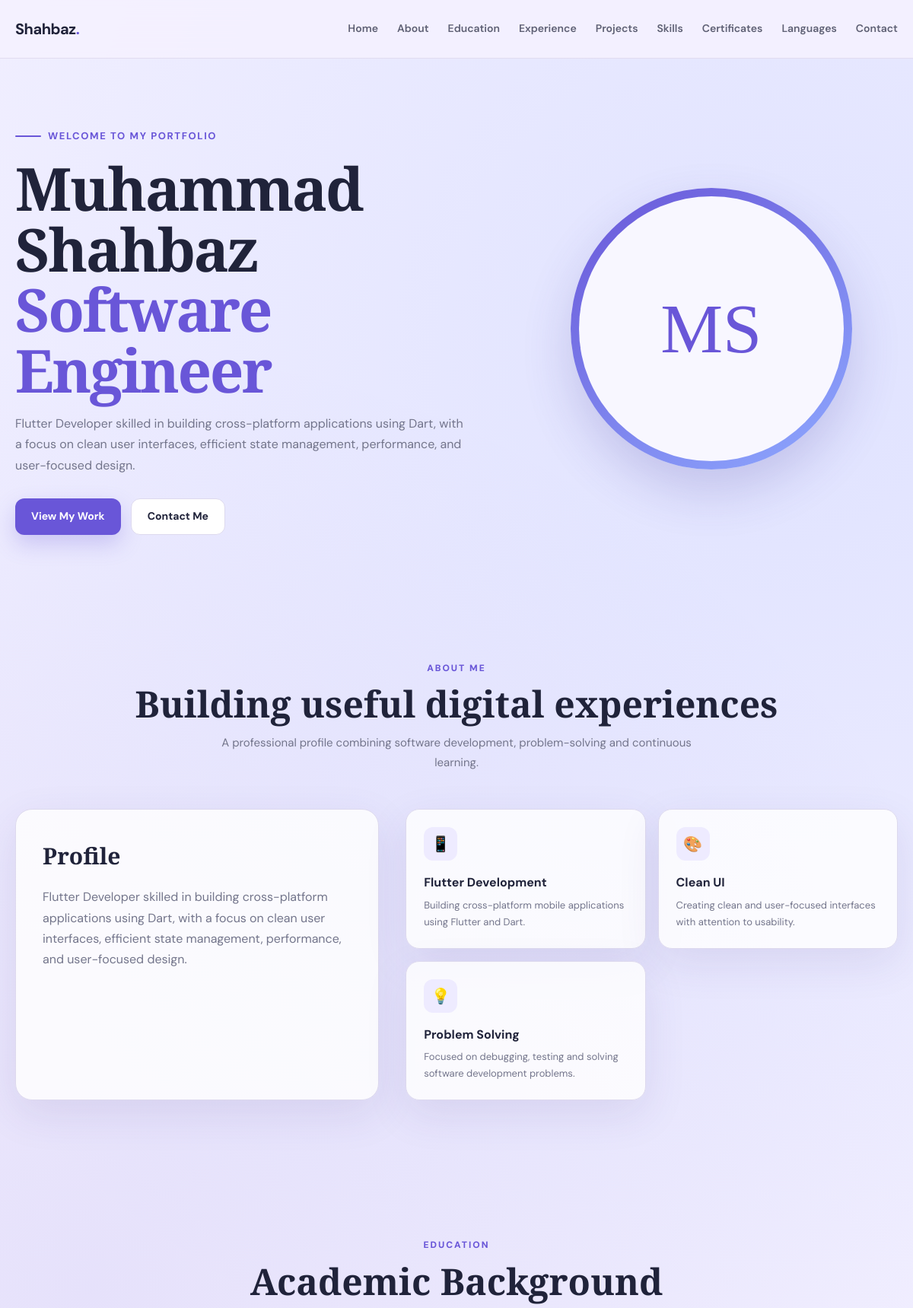
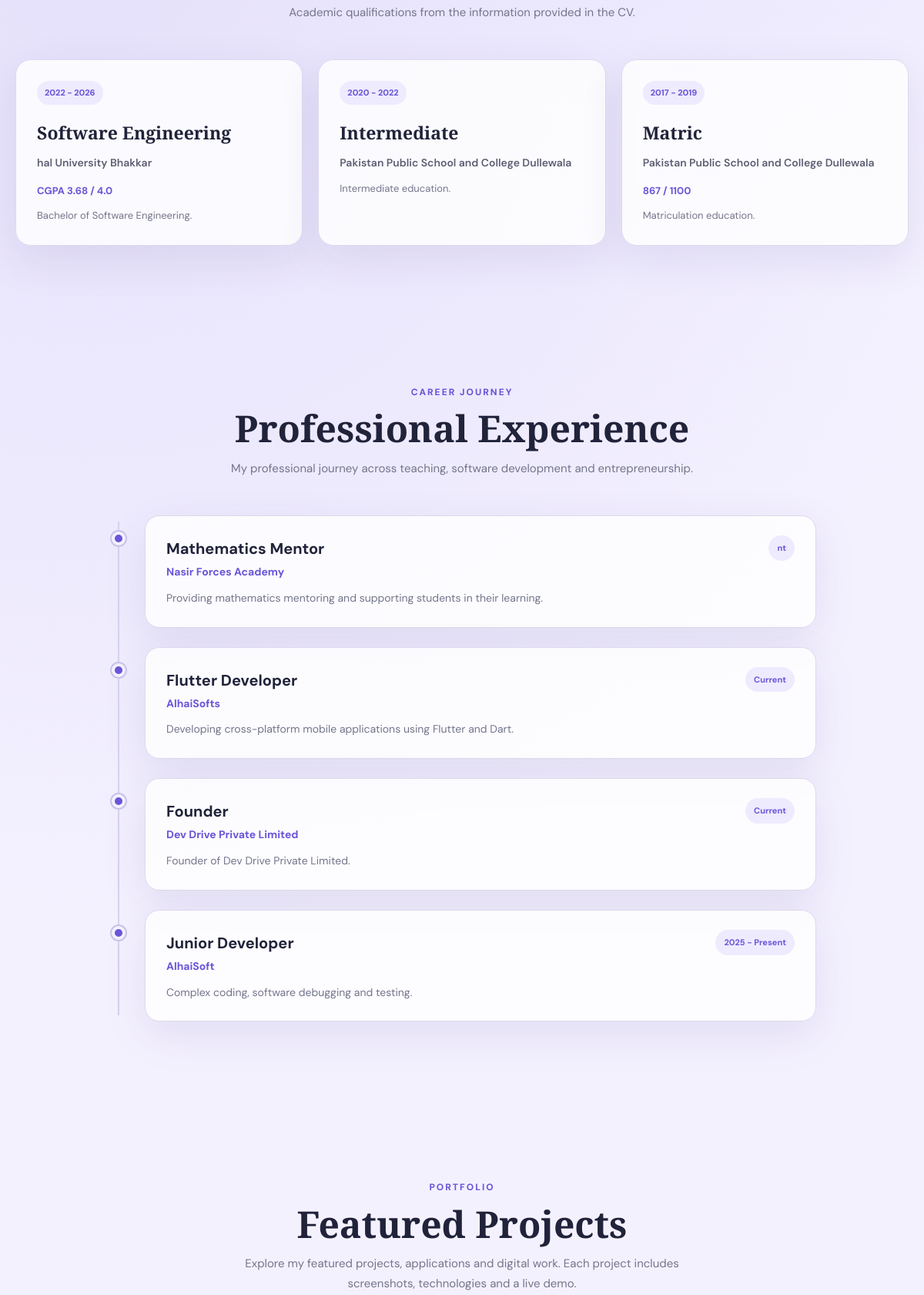
The page / (upper part) on the database its author committed (2 pictures, top to bottom).
### tables this page shows
CREATE TABLE `info` (
  `id` int(10) UNSIGNED NOT NULL,
  `name` varchar(150) NOT NULL,
  `title` varchar(255) NOT NULL,
  `bio` text DEFAULT NULL,
  `profile_pic` varchar(255) DEFAULT NULL,
  `cv_file` varchar(255) DEFAULT NULL
);

CREATE TABLE `highlights` (
  `id` int(10) UNSIGNED NOT NULL,
  `title` varchar(255) NOT NULL,
  `description` text DEFAULT NULL,
  `icon` varchar(100) DEFAULT NULL
);

CREATE TABLE `education` (
  `id` int(10) UNSIGNED NOT NULL,
  `degree` varchar(255) NOT NULL,
  `institution` varchar(255) NOT NULL,
  `duration` varchar(100) DEFAULT NULL,
  `result` varchar(100) DEFAULT NULL,
  `description` text DEFAULT NULL
);

CREATE TABLE `experience` (
  `id` int(10) UNSIGNED NOT NULL,
  `date` varchar(100) DEFAULT NULL,
  `role` varchar(255) NOT NULL,
  `company` varchar(255) NOT NULL,
  `description` text DEFAULT NULL
);

### admin/includes/functions.php (called while the page is built, shortened)
<?php
require_once __DIR__ . '/config.php';
function getInfo()
{
    global $conn;
    $result = $conn->query(
        "SELECT * FROM info ORDER BY id ASC LIMIT 1"
    );
    return $result ? $result->fetch_assoc() : null;
}
function getExperience(): array
{
    global $conn;
    $rows = [];
    $result = $conn->query(
        "SELECT * FROM experience ORDER BY id ASC"
    );
    if ($result) {
        while ($row = $result->fetch_assoc()) {
            $rows[] = $row;
        }
    }
    return $rows;
}
function getEducation(): array
{
    global $conn;
    $rows = [];
    $result = $conn->query(
        "SELECT * FROM education ORDER BY id ASC"
    );
    if ($result) {
        while ($row = $result->fetch_assoc()) {
            $rows[] = $row;
        }
    }
    return $rows;
}
function getHighlights(): array
{
    global $conn;
    $rows = [];
    $result = $conn->query(
        "SELECT * FROM highlights ORDER BY id ASC"
    );
    if ($result) {
        while ($row = $result->fetch_assoc()) {
            $rows[] = $row;
        }
    }
    return $rows;
}
?>

### index.php (the view, shortened to what this page needs)
<?php
require_once __DIR__ . '/admin/includes/functions.php';
$info       = getInfo();
$education  = getEducation();
$highlights = getHighlights();
$dbExp      = getExperience();
$profile = [
    'name'       => 'Muhammad Shahbaz',
    'title'      => 'Flutter Developer',
    'bio'        => 'Flutter Developer skilled in building cross-platform apps with Dart, clean UIs, and efficient state management. Passionate about performance and user-focused design.',
    'profile_pic' => '',
    'cv_file'    => ''
];
if (!empty($info)) {
    $profile['name']        = $info['name'] ?? $profile['name'];
    $profile['title']       = $info['title'] ?? $profile['title'];
    $profile['bio']         = $info['bio'] ?? $profile['bio'];
    $profile['profile_pic'] = $info['profile_pic'] ?? '';
    $profile['cv_file']     = $info['cv_file'] ?? '';
}
$fallbackExperience = [
    [
        'role' => 'Mathematics Mentor',
        'date' => 'First Experience',
        'company' => 'Nasir Forces Academy',
        'description' => 'Worked as a Mathematics Mentor, supporting students in mathematics learning and academic development.'
    ],
    [
        'role' => 'Flutter Developer',
        'date' => 'Second Experience',
        'company' => 'AlhaiSofts',
        'description' => 'Worked as a Flutter Developer with responsibilities including coding, software debugging and testing.'
    ],
    [
        'role' => 'Founder',
        'date' => 'Current',
        'company' => 'Dev Drive Private Limited',
        'description' => 'Founder of Dev Drive Private Limited, working on software and technology-focused initiatives.'
    ]
];
$experience = [];
if (!empty($dbExp)) {
    foreach ($dbExp as $item) {
        $experience[] = [
            'role' => $item['role'] ?? 'Professional Experience',
            'date' => $item['date'] ?? '',
            'company' => $item['company'] ?? '',
            'description' => $item['description'] ?? ''
        ];
    }
} else {
    $experience = $fallbackExperience;
}
function esc($value): string
{
    return htmlspecialchars((string)$value, ENT_QUOTES, 'UTF-8');
}
function renderIcon($icon, string $fallback = '✦'): string
{
    $icon = trim((string)$icon);
    if ($icon === '') {
        return esc($fallback);
    }
    return esc($icon);
}
$profileImage = '';
$cvLink = '';
?>
<!DOCTYPE html>
<html lang="en">
<head>
    <link rel="stylesheet" href="https://cdnjs.cloudflare.com/ajax/libs/font-awesome/6.5.2/css/all.min.css">
</head>
<body>
<header class="navbar">
    <div class="container nav-inner">
        <a href="#home" class="brand">
            Shahbaz<span>.</span>
        </a>
        <ul class="nav-links">
            <li><a href="#home">Home</a></li>
            <li><a href="#about">About</a></li>
            <li><a href="#education">Education</a></li>
            <li><a href="#experience">Experience</a></li>
            <li><a href="#projects">Projects</a></li>
            <li><a href="#skills">Skills</a></li>
            <li><a href="#certificates">Certificates</a></li>
            <li><a href="#languages">Languages</a></li>
            <li><a href="#contact">Contact</a></li>
        </ul>
    </div>
</header>
<main>
    <section class="hero" id="home">
        <div class="container hero-grid">
            <div class="hero-content">
                <div class="eyebrow">Welcome to my portfolio</div>
                <h1>
                    <?= esc($profile['name']); ?><br>
                    <span><?= esc($profile['title']); ?></span>
                </h1>
                <p class="hero-text">
                    <?= esc($profile['bio']); ?>
                </p>
                <div class="hero-buttons">
                    <a href="#projects" class="btn btn-primary">View My Work</a>
                    <?php if ($cvLink): ?>
                        <a href="<?= esc($cvLink); ?>" target="_blank" class="btn btn-outline">View CV</a>
                    <?php else: ?>
                        <a href="#contact" class="btn btn-outline">Contact Me</a>
                    <?php endif; ?>
                </div>
            </div>
            <div class="hero-card">
                <div class="profile-frame">
                    <div class="profile-inner">
                        <?php if ($profileImage): ?>
                            <img src="<?= esc($profileImage); ?>" alt="<?= esc($profile['name']); ?>">
                        <?php else: ?>
                            <div class="profile-placeholder">MS</div>
                        <?php endif; ?>
                    </div>
                </div>
            </div>
        </div>
    </section>
    <section id="about">
        <div class="container">
            <div class="section-heading">
                <div class="mini">About Me</div>
                <h2>Building useful digital experiences</h2>
                <p>
                    A professional profile combining software development,
                    problem-solving and continuous learning.
                </p>
            </div>
            <div class="about-wrap">
                <div class="about-box">
                    <h3>Profile</h3>
                    <p><?= esc($profile['bio']); ?></p>
                </div>
                <div class="about-points">
                    <?php if (!empty($highlights)): ?>
                        <?php foreach ($highlights as $highlight): ?>
                            <article class="highlight-card">
                                <div class="highlight-icon">
                                    <?= renderIcon($highlight['icon'] ?? '', '✦'); ?>
                                </div>
                                <h3><?= esc($highlight['title'] ?? 'Highlight'); ?></h3>
                                <p><?= esc($highlight['description'] ?? ''); ?></p>
                            </article>
                        <?php endforeach; ?>
                    <?php endif; ?>
                </div>
            </div>
        </div>
    </section>
    <section id="education">
        <div class="container">
            <div class="section-heading">
                <div class="mini">Education</div>
                <h2>Academic Background</h2>
                <p>
                    Academic qualifications from the information provided in the CV.
                </p>
            </div>
            <div class="education-grid">
                <?php foreach ($education as $edu): ?>
                    <article class="education-card">
                        <?php if (!empty($edu['duration'])): ?>
                            <span class="education-year">
                                <?= esc($edu['duration']); ?>
                            </span>
                        <?php endif; ?>
                        <h3><?= esc($edu['degree'] ?? ''); ?></h3>
                        <div class="institution">
                            <?= esc($edu['institution'] ?? ''); ?>
                        </div>
                        <?php if (!empty($edu['result'])): ?>
                            <div class="result">
                                <?= esc($edu['result']); ?>
                            </div>
                        <?php endif; ?>
                        <?php if (!empty($edu['description'])): ?>
                            <p style="margin-top:10px;color:var(--muted);font-size:13px;">
                                <?= esc($edu['description']); ?>
                            </p>
                        <?php endif; ?>
                    </article>
                <?php endforeach; ?>
            </div>
        </div>
    </section>
    <section id="experience">
        <div class="container">
            <div class="section-heading">
                <div class="mini">Career Journey</div>
                <h2>Professional Experience</h2>
                <p>
                    My professional journey across teaching, software development
                    and entrepreneurship.
                </p>
            </div>
            <div class="timeline">
                <?php foreach ($experience as $item): ?>
                    <article class="timeline-item">
                        <div class="timeline-dot"></div>
                        <div class="timeline-card">
                            <div class="timeline-top">
                                <div>
                                    <h3><?= esc($item['role']); ?></h3>
                                    <?php if (!empty($item['company'])): ?>
                                        <div class="company">
                                            <?= esc($item['company']); ?>
                                        </div>
                                    <?php endif; ?>
                                </div>
                                <?php if (!empty($item['date'])): ?>
                                    <div class="date">
                                        <?= esc($item['date']); ?>
                                    </div>
                                <?php endif; ?>
                            </div>
                            <?php if (!empty($item['description'])): ?>
                                <p><?= esc($item['description']); ?></p>
                            <?php endif; ?>
                        </div>
                    </article>
                <?php endforeach; ?>
            </div>
        </div>
    </section>
    <section id="projects">
        <div class="container">
            <div class="section-heading">
                <div class="mini">Portfolio</div>
                <h2>Featured Projects</h2>
                <p>
                    Explore my featured projects, applications and digital work.
                    Each project includes screenshots, technologies and a live demo.
                </p>
            </div>
        </div>
    </section>
</main>
</body>
</html>

### rows shown on the page
info: name "Muhammad Shahbaz", title "Software Engineer", bio "Flutter Developer skilled in building cross-platform applications using Dart, with a focus on clean user interfaces, efficient state management, performance, and user-focused design."
highlights: icon "📱", title "Flutter Development", description "Building cross-platform mobile applications using Flutter and Dart."
highlights: icon "🎨", title "Clean UI", description "Creating clean and user-focused interfaces with attention to usability."
highlights: icon "💡", title "Problem Solving", description "Focused on debugging, testing and solving software development problems."
education: duration "2022 - 2026", degree "Software Engineering", institution "hal University Bhakkar", result "CGPA 3.68 / 4.0", description "Bachelor of Software Engineering."
education: duration "2020 - 2022", degree "Intermediate", institution "Pakistan Public School and College Dullewala", description "Intermediate education."
education: duration "2017 - 2019", degree "Matric", institution "Pakistan Public School and College Dullewala", result "867 / 1100", description "Matriculation education."
experience: role "Mathematics Mentor", company "Nasir Forces Academy", date "nt", description "Providing mathematics mentoring and supporting students in their learning."
experience: role "Flutter Developer", company "AlhaiSofts", date "Current", description "Developing cross-platform mobile applications using Flutter and Dart."
experience: role "Founder", company "Dev Drive Private Limited", date "Current", description "Founder of Dev Drive Private Limited."
experience: role "Junior Developer", company "AlhaiSoft", date "2025 - Present", description "Complex coding, software debugging and testing."
